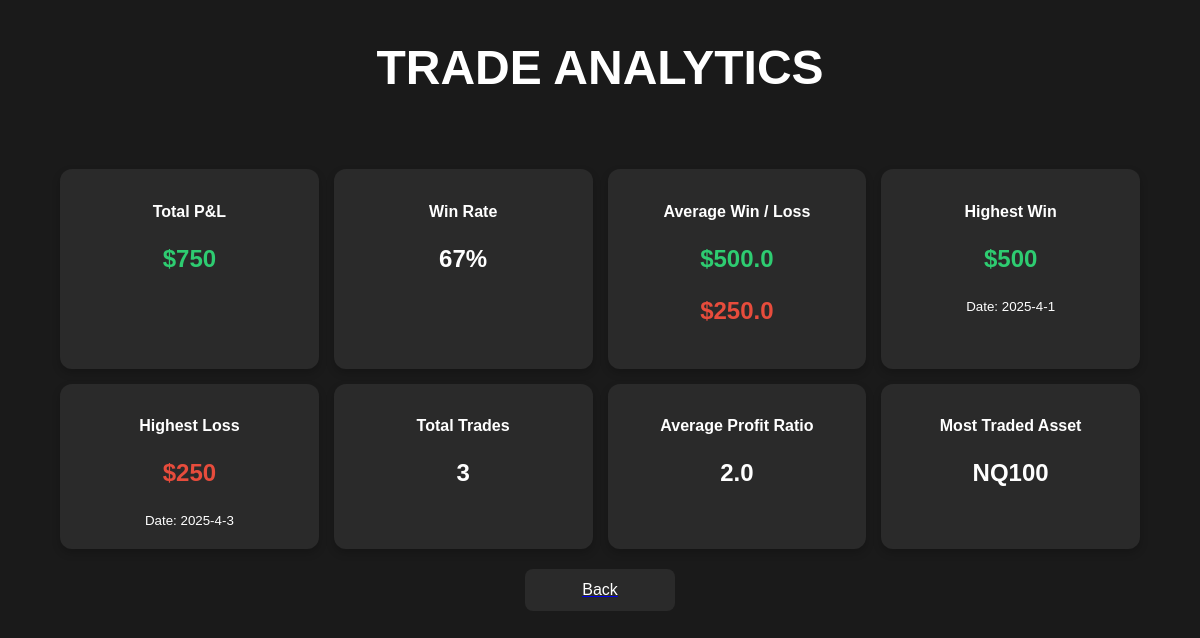
The app's page /analytics (signed in) with its own data.
### tables this page shows
CREATE TABLE Trades(                date DATE ,                symbol TEXT,                buy_sell TEXT,                win_loss TEXT,                pnl INTEGER,                risk INTEGER,                confidence TEXT,                description TEXT,                trade_id INTEGER PRIMARY KEY,                user_id INTEGER );

### main.py (the view)
@app.route("/analytics")
def stats ():
    user_id = session["user_id"]
    wins = execute_sql("SELECT COUNT(*) FROM Trades Where user_id = ? AND win_loss = 'win' " , (user_id,))
    losses = execute_sql("SELECT COUNT(*) FROM Trades Where user_id = ? AND win_loss = 'loss' " , (user_id,))
    if wins[0][0] > 0 and losses[0][0] > 0:
        trade_amount = execute_sql("SELECT COUNT(*) FROM Trades Where user_id = ?  " , (user_id,))
        win_rate = round(wins[0][0]/trade_amount[0][0] * 100)
        highest_win = execute_sql("SELECT pnl , date FROM Trades WHERE win_loss = 'win' AND user_id = ? ORDER BY pnl DESC LIMIT 1  " , (user_id,))
        highest_loss = execute_sql("SELECT pnl , date FROM Trades WHERE win_loss = 'loss' AND user_id = ? ORDER BY pnl DESC LIMIT 1  " , (user_id,))
        total_pnl = execute_sql("SELECT COALESCE((SELECT SUM(pnl) FROM Trades WHERE win_loss = 'win' AND user_id = ?), 0) - ""COALESCE((SELECT SUM(pnl) FROM Trades WHERE win_loss = 'loss' AND user_id = ?), 0)",(user_id, user_id))
        average_win = execute_sql("SELECT AVG(pnl) FROM Trades WHERE win_loss = 'win' AND user_id = ? " , (user_id,))
        average_loss = execute_sql("SELECT AVG(pnl) FROM Trades WHERE win_loss = 'loss' AND user_id = ? " , (user_id,))
        win_loss_ratio = round( average_win[0][0] / average_loss[0][0] ,1)
        most_traded = execute_sql("SELECT symbol, COUNT(symbol) AS  symbol_count FROM Trades WHERE user_id = ? GROUP BY symbol ORDER BY symbol_count DESC LIMIT 1" , (user_id,))
        return render_template("analytics.html" ,win_rate = win_rate ,trade_amount = trade_amount[0][0] , highest_win = highest_win[0][0] , highest_win_date = highest_win[0][1] , highest_loss = highest_loss[0][0] ,highest_loss_date = highest_loss[0][1] , total_pnl = total_pnl[0][0] , average_win = round(average_win[0][0],2), average_loss =round( average_loss[0][0],2) ,win_loss_ratio = win_loss_ratio ,most_traded = most_traded[0][0])
    else:
        return render_template("error.html", message = "Not Enough Trades For Analytics .Minimum : 1 Win & 1 Loss .")

### main.py (called while the page is built)
def execute_sql(cmd , vals=None):
    conn = sqlite3.connect("main.db")
    cursor = conn.cursor()
    if vals:
        cursor.execute(cmd , vals)
    else:
        cursor.execute(cmd)
    res = cursor.fetchall()
    conn.commit()
    conn.close()
    return res

### templates/analytics.html (shortened to what this page needs)
<!DOCTYPE html>
<html lang="en">
<head>
    <link rel="stylesheet" href="{{ url_for('static', filename='style_analytics.css') }}">
</head>
<body>
    <h1 class="page-title">Trade Analytics</h1>
    <div class="dashboard">
        <div class="grid">
            <div class="stat-box">
                <h2>Total P&L</h2>
                <p class="{% if total_pnl < 0 %}negative{% else %}positive{% endif %}">${{ total_pnl }}</p>
            </div>
            <div class="stat-box">
                <h2>Win Rate</h2>
                <p>{{ win_rate }}%</p>
            </div>
            <div class="stat-box">
                <h2>Average Win / Loss</h2>
                <p class="win">${{ average_win }}</p>
                <p class="loss">${{ average_loss }}</p>
            </div>
            <div class="stat-box">
                <h2>Highest Win</h2>
                <p class="win">${{ highest_win }}</p>
                <small>Date: {{ highest_win_date }}</small>
            </div>
            <div class="stat-box">
                <h2>Highest Loss</h2>
                <p class="loss">${{ highest_loss }}</p>
                <small>Date: {{ highest_loss_date }}</small>
            </div>
            <div class="stat-box">
                <h2>Total Trades</h2>
                <p>{{ trade_amount }}</p>
            </div>
            <div class="stat-box">
                <h2>Average Profit Ratio</h2>
                <p>{{ win_loss_ratio }}</p>
            </div>
            <div class="stat-box">
                <h2>Most Traded Asset</h2>
                <p>{{ most_traded }}</p>
            </div>
        </div>
        <a href="/home"><button class="back-button">Back</button></a>
    </div>
</body>
</html>

### static/style_analytics.css (style rules this page uses)
body { font-family: Arial, sans-serif; background-color: #1a1a1a; color: white; margin: 0; padding: 0; display: flex; align-items: center; justify-content: center; height: 100vh; }
.dashboard { width: 90%; max-width: 1200px; }
.grid { display: grid; grid-template-columns: repeat(auto-fit, minmax(250px, 1fr)); gap: 15px; }
.stat-box { background: #2a2a2a; padding: 20px; border-radius: 12px; text-align: center; box-shadow: 0 4px 8px rgba(0, 0, 0, 0.2); }
.stat-box h2 { font-size: 16px; }
p { font-size: 24px; font-weight: bold; }
.win { color: #2ecc71; }
.loss { color: #e74c3c; }
.positive { color: #2ecc71; }
.back-button { display: block; width: 150px; margin: 20px auto; padding: 12px; background-color: #2a2a2a; border: none; border-radius: 8px; color: white; font-size: 16px; cursor: pointer; }
.page-title { text-align: center; font-size: 48px; font-weight: bold; margin-top: 20px; margin-bottom: 30px; text-transform: uppercase; position: absolute; top: 20px; left: 50%; transform: translateX(-50%); }

### records on screen
Trades: pnl "500", date "2025-4-1"
Trades: date "2025-4-3"

### other values on screen
{{ total_pnl }} "750"
{{ win_rate }} "67"
{{ average_win }} "500.0"
{{ average_loss }} "250.0"
{{ highest_loss }} "250"
{{ trade_amount }} "3"
{{ win_loss_ratio }} "2.0"
{{ most_traded }} "NQ100"
